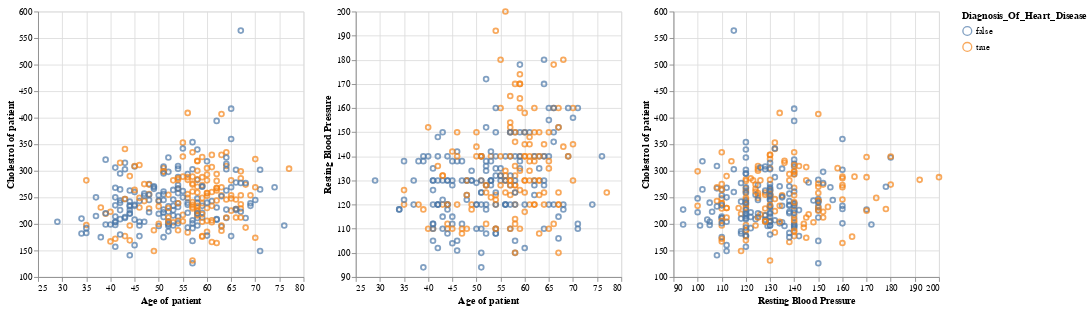

Notebook code for this chart:
### Code cell
age_vs_chol_plot = alt.Chart(data).mark_point().encode(
    x=alt.X("Age_Of_Patient").title("Age of patient").scale(zero=False),
    y=alt.Y("Serum_Cholestrol").title("Cholestrol of patient").scale(zero=False),
    color=alt.Color("Diagnosis_Of_Heart_Disease")
)
age_vs_rbp_plot = alt.Chart(data).mark_point().encode(
    x=alt.X("Age_Of_Patient").title("Age of patient").scale(zero=False),
    y=alt.Y("Resting_Blood_Pressure").title("Resting Blood Pressure").scale(zero=False),
    color=alt.Color("Diagnosis_Of_Heart_Disease")
)
rbp_vs_chol_plot = alt.Chart(data).mark_point().encode(
    x=alt.X("Resting_Blood_Pressure").title("Resting Blood Pressure").scale(zero=False),
    y=alt.Y("Serum_Cholestrol").title("Cholestrol of patient").scale(zero=False),
    color=alt.Color("Diagnosis_Of_Heart_Disease")
)
age_vs_chol_plot|age_vs_rbp_plot|rbp_vs_chol_plot

### Figure 1 — Vega-Lite specification as saved in the notebook (floating-point values rounded to 4 significant figures; data arrays with more than 128 entries replaced by an {"elided": "..."} marker saying what was removed)
{"config": {"view": {"continuousWidth": 300, "continuousHeight": 300}}, "hconcat": [{"mark": {"type": "point"}, "encoding": {"color": {"field": "Diagnosis_Of_Heart_Disease", "type": "nominal"}, "x": {"field": "Age_Of_Patient", "scale": {"zero": false}, "title": "Age of patient", "type": "quantitative"}, "y": {"field": "Serum_Cholestrol", "scale": {"zero": false}, "title": "Cholestrol of patient", "type": "quantitative"}}}, {"mark": {"type": "point"}, "encoding": {"color": {"field": "Diagnosis_Of_Heart_Disease", "type": "nominal"}, "x": {"field": "Age_Of_Patient", "scale": {"zero": false}, "title": "Age of patient", "type": "quantitative"}, "y": {"field": "Resting_Blood_Pressure", "scale": {"zero": false}, "title": "Resting Blood Pressure", "type": "quantitative"}}}, {"mark": {"type": "point"}, "encoding": {"color": {"field": "Diagnosis_Of_Heart_Disease", "type": "nominal"}, "x": {"field": "Resting_Blood_Pressure", "scale": {"zero": false}, "title": "Resting Blood Pressure", "type": "quantitative"}, "y": {"field": "Serum_Cholestrol", "scale": {"zero": false}, "title": "Cholestrol of patient", "type": "quantitative"}}}], "data": {"name": "data-31fc71e31b46ff7c9af1a3bc29bf37c9"}, "$schema": "https://vega.github.io/schema/vega-lite/v5.8.0.json", "datasets": {"data-31fc71e31b46ff7c9af1a3bc29bf37c9": {"elided": "302 records"}}}
